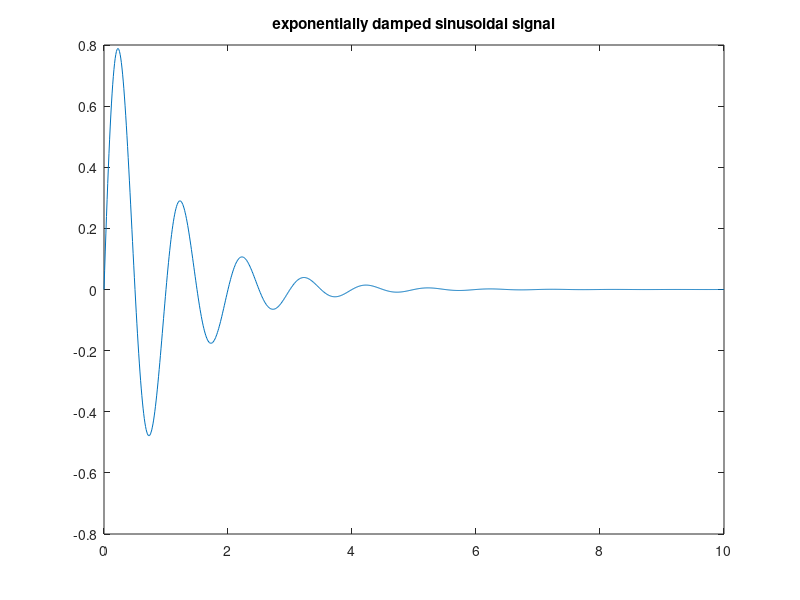

Here is the MATLAB script that generated this plot:


t = [0:0.01:10]
e = exp(-t)
s = (sin(t*2*pi))
n = e.*s
plot(t, n)
title('exponentially damped sinusoidal signal')